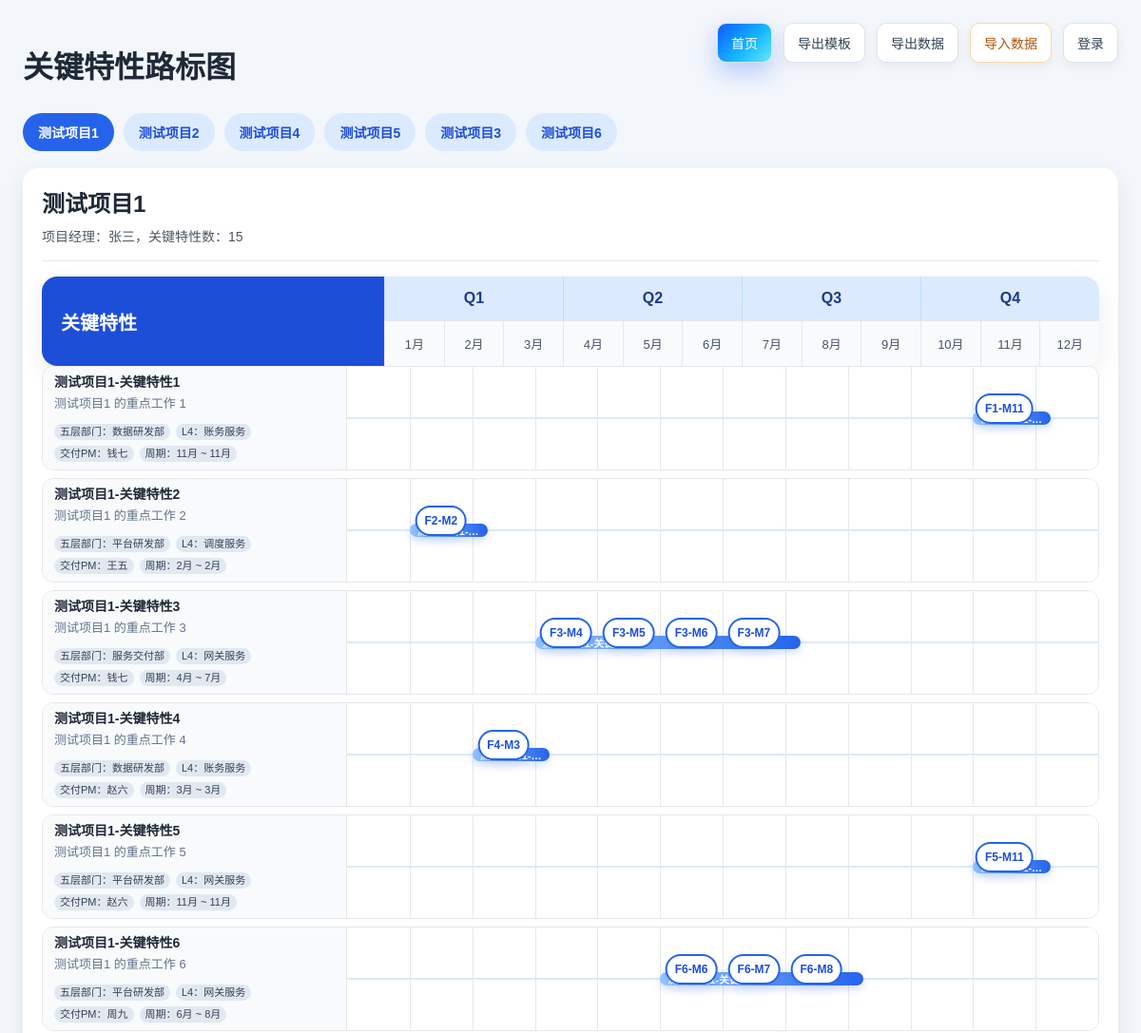
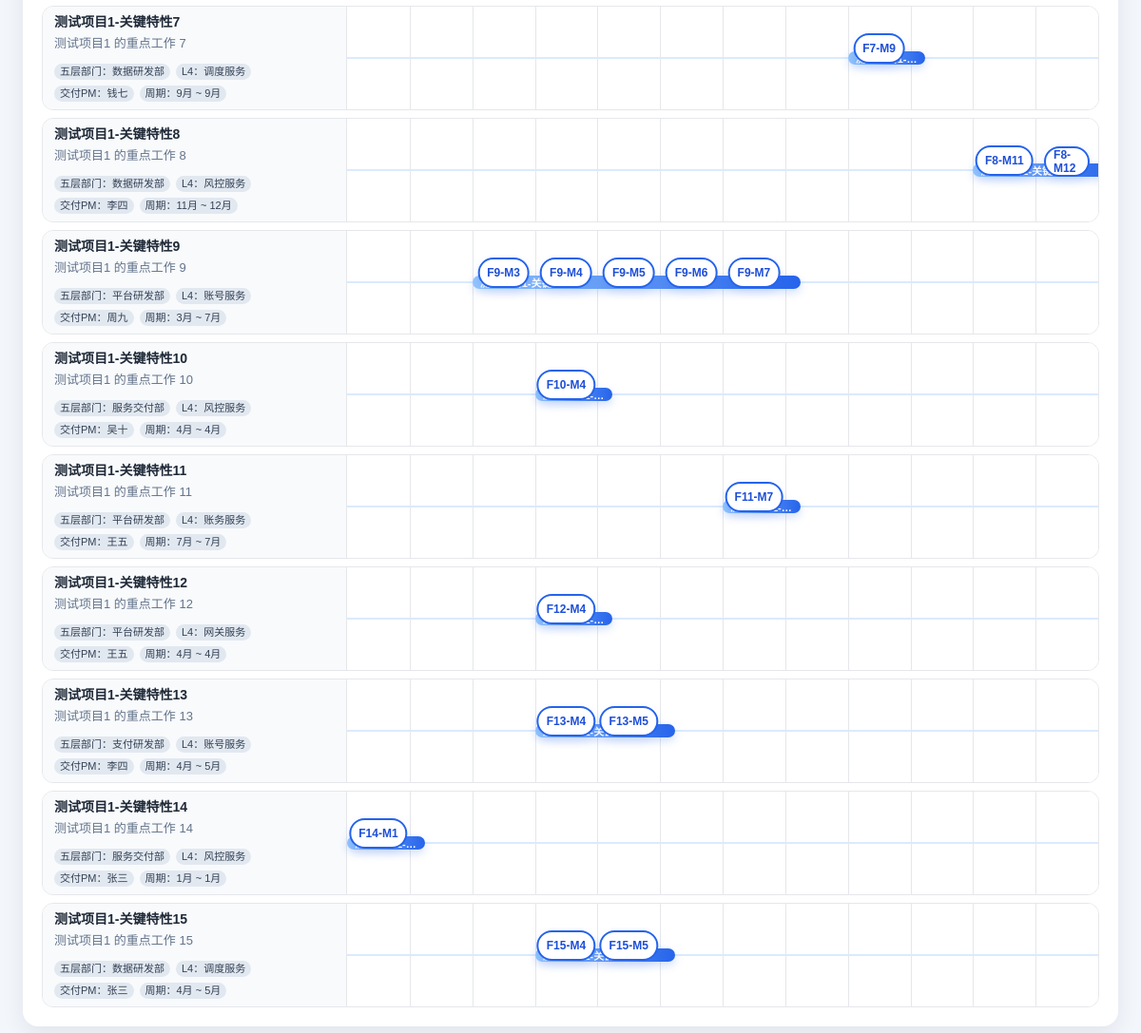
The app's page /roadmap with its own data (2 pictures, top to bottom).
### tables this page shows
CREATE TABLE projects (
                id INTEGER PRIMARY KEY AUTOINCREMENT,
                project_name TEXT,
                project_manager TEXT,
                workload_person_month TEXT,
                focus_work TEXT,
                feature_name TEXT,
                service_group TEXT,
                delivery_pm TEXT,
                "1/31" TEXT,
                "2/28" TEXT,
                "3/31" TEXT,
                "4/30" TEXT,
                "5/31" TEXT,
                "6/30" TEXT,
                "7/31" TEXT,
                "8/31" TEXT,
                "9/30" TEXT,
                "10/31" TEXT,
                "11/30" TEXT,
                "12/31" TEXT,
                created_at TEXT DEFAULT CURRENT_TIMESTAMP,
                updated_at TEXT DEFAULT CURRENT_TIMESTAMP
            , project_status TEXT, control_gate TEXT, investment_subject TEXT, project_code TEXT, project_description TEXT, project_category TEXT, project_subcategory TEXT, project_complexity TEXT, planned_start_date TEXT, planned_end_date TEXT, rd_budget_w TEXT, headcount_budget_self_owned TEXT, headcount_budget_od TEXT, headcount_budget_tm TEXT);

CREATE TABLE project_features (
                id INTEGER PRIMARY KEY AUTOINCREMENT,
                project_id INTEGER,
                project_name TEXT,
                five_level_department TEXT,
                focus_work TEXT,
                feature_name TEXT,
                service_group TEXT,
                delivery_pm TEXT,
                "1/31" TEXT,
                "2/28" TEXT,
                "3/31" TEXT,
                "4/30" TEXT,
                "5/31" TEXT,
                "6/30" TEXT,
                "7/31" TEXT,
                "8/31" TEXT,
                "9/30" TEXT,
                "10/31" TEXT,
                "11/30" TEXT,
                "12/31" TEXT,
                created_at TEXT DEFAULT CURRENT_TIMESTAMP,
                updated_at TEXT DEFAULT CURRENT_TIMESTAMP,
                FOREIGN KEY(project_id) REFERENCES projects(id) ON DELETE CASCADE
            );

### src/app.py (the view)
@app.route('/roadmap')
@login_required
def roadmap():
    project_rows = load_projects()
    feature_rows = load_project_features()
    project_groups = build_project_roadmap(project_rows, feature_rows)
    return render_template(
        'index.html',
        project_groups=project_groups,
        month_labels=MONTH_LABELS,
        quarters=QUARTERS,
        branding=get_branding(),
        **build_auth_context(),
    )

### src/app.py (called while the page is built, shortened)
def get_branding():
    home_title = os.getenv("RELEASEPLAN_HOME_TITLE", "ReleasePlan")
    browser_title = os.getenv("RELEASEPLAN_BROWSER_TITLE", f"{home_title} 入口")
    roadmap_browser_title = os.getenv("RELEASEPLAN_ROADMAP_BROWSER_TITLE", f"{home_title} 月度进展路标图")
    theme = os.getenv("RELEASEPLAN_THEME", "ios-light")
    return {
        "home_title": home_title,
        "browser_title": browser_title,
        "roadmap_browser_title": roadmap_browser_title,
        "theme": theme,
    }

def default_feature_flags(role):
    role = normalize_permission_role(role)
    if role == 'admin':
        return {key: True for key in FEATURE_KEYS}
    return {
        'view_system': False,
        'manage_permissions': False,
        'manage_backup': False,
        'submit_requirement': True,
        'manage_requirement_status': False,
        'manage_projects': False,
        'manage_features': False,
        'manage_service_resources': False,
        'import_export_data': True,
    }

def normalize_permission_role(role_text):
    role = (role_text or '').strip().lower()
    return 'admin' if role == 'admin' else 'guest'

def oauth_enabled():
    return os.getenv("RELEASEPLAN_OAUTH_ENABLED", "false").lower() == "true"

def local_admin_enabled():
    admin_username = (os.getenv('RELEASEPLAN_LOCAL_ADMIN_USERNAME') or '').strip()
    admin_password = (os.getenv('RELEASEPLAN_LOCAL_ADMIN_PASSWORD') or '').strip()
    guest_username = (os.getenv('RELEASEPLAN_LOCAL_GUEST_USERNAME') or '').strip()
    guest_password = (os.getenv('RELEASEPLAN_LOCAL_GUEST_PASSWORD') or '').strip()
    return bool((admin_username and admin_password) or (guest_username and guest_password))

def auth_mode():
    if oauth_enabled() and local_admin_enabled():
        return 'hybrid'
    if oauth_enabled():
        return 'oauth2'
    if local_admin_enabled():
        return 'local'
    return 'none'

def get_current_user():
    return session.get('oauth_user') or session.get('local_user')

def get_current_user_roles():
    user = get_current_user() or {}
    roles = user.get('roles') or []
    if isinstance(roles, str):
        roles = [roles]
    return [str(role).strip().lower() for role in roles if str(role).strip()]

def get_current_user_features(user=None):
    user = user if user is not None else get_current_user()
    if not isinstance(user, dict):
        return default_feature_flags('guest')

### templates/index.html (shortened to what this page needs)
<!doctype html>
<html lang="zh-CN">
<head>
  <link rel="stylesheet" href="{{ url_for('static', filename='style.css') }}">
</head>
<body class="theme-{{ branding.theme }}">
  <div class="page page-roadmap">
    <header class="toolbar">
      <div>
        <h1>关键特性路标图</h1>
      </div>
      <div class="toolbar-actions">
        <a class="button home-button" href="{{ url_for('index') }}">首页</a>
        {% if user_features.import_export_data %}
        <a class="button secondary" href="{{ url_for('admin_projects_template_csv') }}">导出模板</a>
        <a class="button secondary" href="{{ url_for('admin_projects_export_csv') }}">导出数据</a>
        <button class="button warning" type="button" id="show-project-import" onclick="document.getElementById('project-import-panel').hidden = false;">导入数据</button>
        {% endif %}
        {% if current_user %}
          <a class="button secondary" href="{{ url_for('oauth_logout') }}">退出登录</a>
        {% else %}
          <a class="button secondary" href="{{ url_for('local_login' if auth_mode == 'local' else 'oauth_login', next=request.path) }}">登录</a>
        {% endif %}
      </div>
    </header>
    {% if project_groups %}
      <div class="project-tab-bar">
        {% for project in project_groups %}
          <button class="project-tab-button {% if loop.first %}active{% endif %}" data-tab-target="tab-{{ loop.index0 }}">
            {{ project.project_name }}
          </button>
        {% endfor %}
      </div>
      {% for project in project_groups %}
        <section class="project-tab-panel {% if loop.first %}active{% endif %}" id="tab-{{ loop.index0 }}">
          <div class="roadmap-shell">
            <div class="project-lane-card">
              <div class="project-lane-title">
                <h2>{{ project.project_name }}</h2>
                <div class="meta">项目经理：{{ project.project_manager or '未填写' }}，关键特性数：{{ project.features|length }}</div>
              </div>
              <div class="roadmap-header-grid">
                <div class="roadmap-left-header">关键特性</div>
                <div class="roadmap-time-header">
                  <div class="quarter-row">
                    {% for quarter in quarters %}
                      <div class="quarter-cell" style="width: {{ quarter.span / 12 * 100 }}%;">{{ quarter.name }}</div>
                    {% endfor %}
                  </div>
                  <div class="month-row">
                    {% for month in month_labels %}
                      <div class="month-cell-head">{{ month }}</div>
                    {% endfor %}
                  </div>
                </div>
              </div>
              <div class="feature-lane-list">
                {% for feature in project.features %}
                  <div class="feature-lane-row">
                    <div class="feature-info-panel">
                      <div class="feature-info-head">
                        <div class="feature-name">{{ feature.feature_name }}</div>
                      </div>
                      <div class="feature-desc">{{ feature.focus_work or '未填写重点工作' }}</div>
                      <div class="feature-tags">
                        <span>五层部门：{{ feature.five_level_department or '未填写' }}</span>
                        <span>L4：{{ feature.service_group or '未填写' }}</span>
                        <span>交付PM：{{ feature.delivery_pm or '未填写' }}</span>
                        <span>周期：{{ feature.start_label }} ~ {{ feature.end_label }}</span>
                      </div>
                    </div>
                    <div class="timeline-panel">
                      <div class="timeline-grid-lines">
                        {% for month in month_labels %}
                          <div class="timeline-grid-col"></div>
                        {% endfor %}
                      </div>
                      {% if feature.active_indexes %}
                        <div class="timeline-bar" style="left: {{ feature.start_percent }}%; width: {{ feature.width_percent }}%;">
                          <div class="timeline-bar-label">{{ feature.feature_name }}</div>
                        </div>
                        <div class="timeline-milestones">
                          {% for idx in feature.active_indexes %}
                            <div class="timeline-milestone" style="left: {{ (idx + 0.5) / 12 * 100 }}%;">
                              <span>{{ feature.month_values[idx] }}</span>
                            </div>
                          {% endfor %}
                        </div>
                      {% else %}
                        <div class="timeline-empty">未排期</div>
                      {% endif %}
                    </div>
                  </div>
                {% endfor %}
              </div>
            </div>
          </div>
        </section>
      {% endfor %}
    {% else %}
      <div class="empty">当前还没有项目数据，请先初始化数据库中的项目数据。</div>
    {% endif %}
  </div>
</body>
</html>

### records on screen
projects: project_name "测试项目1", project_manager "张三", features|length "15", {{ quarter.span / 12 * 100 }} 25.0 (drawn), name "Q1" "Q2" "Q3" "Q4", month_labels "1月" "2月" "3月" "4月" "5月" "6月" "7月" "8月" "9月" "10月" "11月" "12月"
projects: project_name "测试项目2"
projects: project_name "测试项目4"
projects: project_name "测试项目5"
project_features: project_name "测试项目3"
project_features: project_name "测试项目6"
project_features: feature_name "测试项目1-关键特性1", focus_work "测试项目1 的重点工作 1", five_level_department "数据研发部", service_group "账务服务", delivery_pm "钱七", start_label "11月", end_label "11月", {{ feature.width_percent }} 8.333333333333332 (drawn), month_values "F1-M11"
project_features: feature_name "测试项目1-关键特性2", focus_work "测试项目1 的重点工作 2", five_level_department "平台研发部", service_group "调度服务", delivery_pm "王五", start_label "2月", end_label "2月", {{ feature.start_percent }} 8.333333333333332 (drawn), month_values "F2-M2"
project_features: feature_name "测试项目1-关键特性3", focus_work "测试项目1 的重点工作 3", five_level_department "服务交付部", service_group "网关服务", delivery_pm "钱七", start_label "4月", end_label "7月", {{ feature.width_percent }} 33.33333333333333 (drawn), month_values "F3-M4" "F3-M5" "F3-M6" "F3-M7"
project_features: feature_name "测试项目1-关键特性4", focus_work "测试项目1 的重点工作 4", five_level_department "数据研发部", service_group "账务服务", delivery_pm "赵六", start_label "3月", end_label "3月", {{ feature.width_percent }} 8.333333333333332 (drawn), month_values "F4-M3"
project_features: feature_name "测试项目1-关键特性5", focus_work "测试项目1 的重点工作 5", five_level_department "平台研发部", service_group "网关服务", delivery_pm "赵六", start_label "11月", end_label "11月", {{ feature.width_percent }} 8.333333333333332 (drawn), month_values "F5-M11"
project_features: feature_name "测试项目1-关键特性6", focus_work "测试项目1 的重点工作 6", five_level_department "平台研发部", service_group "网关服务", delivery_pm "周九", start_label "6月", end_label "8月", {{ feature.width_percent }} 25.0 (drawn), month_values "F6-M6" "F6-M7" "F6-M8"
project_features: feature_name "测试项目1-关键特性7", focus_work "测试项目1 的重点工作 7", five_level_department "数据研发部", service_group "调度服务", delivery_pm "钱七", start_label "9月", end_label "9月", {{ feature.width_percent }} 8.333333333333332 (drawn), month_values "F7-M9"
project_features: feature_name "测试项目1-关键特性8", focus_work "测试项目1 的重点工作 8", five_level_department "数据研发部", service_group "风控服务", delivery_pm "李四", start_label "11月", end_label "12月", {{ feature.width_percent }} 16.666666666666664 (drawn), month_values "F8-M11" "F8-M12"
project_features: feature_name "测试项目1-关键特性9", focus_work "测试项目1 的重点工作 9", five_level_department "平台研发部", service_group "账号服务", delivery_pm "周九", start_label "3月", end_label "7月", {{ feature.width_percent }} 41.66666666666667 (drawn), month_values "F9-M3" "F9-M4" "F9-M5" "F9-M6" "F9-M7"
project_features: feature_name "测试项目1-关键特性10", focus_work "测试项目1 的重点工作 10", five_level_department "服务交付部", service_group "风控服务", delivery_pm "吴十", start_label "4月", end_label "4月", {{ feature.width_percent }} 8.333333333333332 (drawn), month_values "F10-M4"
project_features: feature_name "测试项目1-关键特性11", focus_work "测试项目1 的重点工作 11", five_level_department "平台研发部", service_group "账务服务", delivery_pm "王五", start_label "7月", end_label "7月", {{ feature.width_percent }} 8.333333333333332 (drawn), month_values "F11-M7"
project_features: feature_name "测试项目1-关键特性12", focus_work "测试项目1 的重点工作 12", five_level_department "平台研发部", service_group "网关服务", delivery_pm "王五", start_label "4月", end_label "4月", {{ feature.width_percent }} 8.333333333333332 (drawn), month_values "F12-M4"
project_features: feature_name "测试项目1-关键特性13", focus_work "测试项目1 的重点工作 13", five_level_department "支付研发部", service_group "账号服务", delivery_pm "李四", start_label "4月", end_label "5月", {{ feature.width_percent }} 16.666666666666664 (drawn), month_values "F13-M4" "F13-M5"
project_features: feature_name "测试项目1-关键特性14", focus_work "测试项目1 的重点工作 14", five_level_department "服务交付部", service_group "风控服务", delivery_pm "张三", start_label "1月", end_label "1月", {{ feature.width_percent }} 8.333333333333332 (drawn), month_values "F14-M1"
project_features: feature_name "测试项目1-关键特性15", focus_work "测试项目1 的重点工作 15", five_level_department "数据研发部", service_group "调度服务", delivery_pm "张三", start_label "4月", end_label "5月", {{ feature.width_percent }} 16.666666666666664 (drawn), month_values "F15-M4" "F15-M5"
